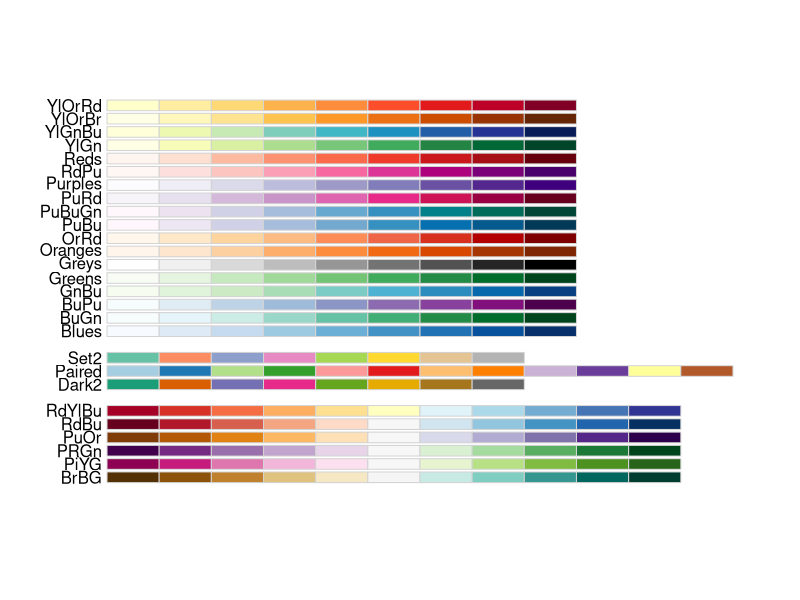
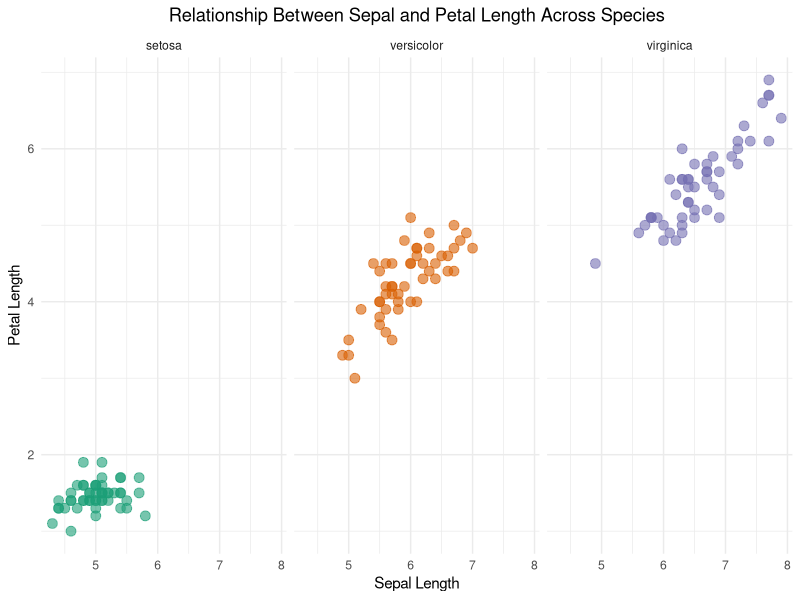

These charts were generated, in order, by the following R code:
# =========================================================
# Exercise 9 – Facets + Consistent Styling
# Dataset: iris
#
# Visual idea:
# Multiple panels, one per species, very clean and comparable.
#
# Sketch:
# - 3 panels (setosa, versicolor, virginica)
# - Same axes, same style
# - Points colored consistently
#
# Tasks:
# 1. Create a scatter plot of Sepal.Length vs Petal.Length.
# 2. Use facet_wrap() by Species.
# 3. Use a consistent color palette (manual or brewer).
# 4. Remove redundant legends if needed.
# 5. Add a clean title and minimal theme.
# =========================================================

library(tidyverse)
library(RColorBrewer)

display.brewer.all(colorblindFriendly = TRUE)

view(iris)

iris %>%
  ggplot(aes(Sepal.Length, Petal.Length, color=Species))+
  geom_point(size=3, alpha = 0.6)+
  facet_wrap(~Species)+
  scale_color_brewer(palette = "Dark2")+
  labs(title = "Relationship Between Sepal and Petal Length Across Species",
       x="Sepal Length",
       y="Petal Length")+
  guides(color="none")+
  theme_minimal()+
  theme(plot.title = element_text(hjust=0.5))
